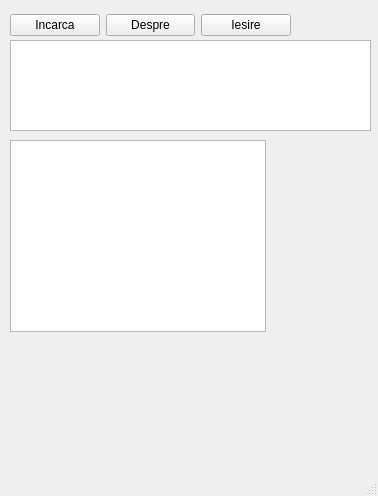
<?xml version="1.0" encoding="UTF-8"?>
<ui version="4.0">
 <class>MainWindow</class>
 <widget class="QMainWindow" name="MainWindow">
  <property name="geometry">
   <rect>
    <x>0</x>
    <y>0</y>
    <width>378</width>
    <height>496</height>
   </rect>
  </property>
  <property name="windowTitle">
   <string>MainWindow</string>
  </property>
  <widget class="QWidget" name="centralwidget">
   <widget class="QWidget" name="horizontalLayoutWidget">
    <property name="geometry">
     <rect>
      <x>10</x>
      <y>10</y>
      <width>281</width>
      <height>31</height>
     </rect>
    </property>
    <layout class="QHBoxLayout" name="horizontalLayout">
     <item>
      <widget class="QPushButton" name="pushButton_Incarca">
       <property name="text">
        <string>Incarca</string>
       </property>
      </widget>
     </item>
     <item>
      <widget class="QPushButton" name="pushButton_Despre">
       <property name="text">
        <string>Despre</string>
       </property>
      </widget>
     </item>
     <item>
      <widget class="QPushButton" name="pushButton_Iesire">
       <property name="text">
        <string>Iesire</string>
       </property>
      </widget>
     </item>
    </layout>
   </widget>
   <widget class="QPlainTextEdit" name="plainTextEdit">
    <property name="geometry">
     <rect>
      <x>10</x>
      <y>40</y>
      <width>361</width>
      <height>91</height>
     </rect>
    </property>
   </widget>
   <widget class="QTableView" name="tableView">
    <property name="geometry">
     <rect>
      <x>10</x>
      <y>140</y>
      <width>256</width>
      <height>192</height>
     </rect>
    </property>
   </widget>
  </widget>
  <widget class="QStatusBar" name="statusbar"/>
 </widget>
 <resources/>
 <connections/>
</ui>
